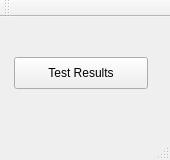
<?xml version="1.0" encoding="UTF-8"?>
<ui version="4.0">
 <class>MainWindow</class>
 <widget class="QMainWindow" name="MainWindow">
  <property name="geometry">
   <rect>
    <x>0</x>
    <y>0</y>
    <width>170</width>
    <height>160</height>
   </rect>
  </property>
  <property name="minimumSize">
   <size>
    <width>170</width>
    <height>160</height>
   </size>
  </property>
  <property name="maximumSize">
   <size>
    <width>170</width>
    <height>160</height>
   </size>
  </property>
  <property name="windowTitle">
   <string>Radio Buttons</string>
  </property>
  <widget class="QWidget" name="centralWidget">
   <widget class="QWidget" name="layoutWidget">
    <property name="geometry">
     <rect>
      <x>20</x>
      <y>78</y>
      <width>122</width>
      <height>20</height>
     </rect>
    </property>
    <layout class="QHBoxLayout" name="horizontalLayout_2">
     <item>
      <widget class="QRadioButton" name="radioButton_3">
       <property name="text">
        <string>Cats</string>
       </property>
      </widget>
     </item>
     <item>
      <widget class="QRadioButton" name="radioButton_4">
       <property name="text">
        <string>Dogs</string>
       </property>
      </widget>
     </item>
    </layout>
   </widget>
   <widget class="QPushButton" name="pushButton">
    <property name="geometry">
     <rect>
      <x>14</x>
      <y>40</y>
      <width>134</width>
      <height>32</height>
     </rect>
    </property>
    <property name="text">
     <string>Test Results</string>
    </property>
   </widget>
   <widget class="QWidget" name="layoutWidget_2">
    <property name="geometry">
     <rect>
      <x>20</x>
      <y>10</y>
      <width>122</width>
      <height>20</height>
     </rect>
    </property>
    <layout class="QHBoxLayout" name="horizontalLayout">
     <item>
      <widget class="QRadioButton" name="radioButton">
       <property name="text">
        <string>Mark</string>
       </property>
      </widget>
     </item>
     <item>
      <widget class="QRadioButton" name="radioButton_2">
       <property name="text">
        <string>John</string>
       </property>
      </widget>
     </item>
    </layout>
   </widget>
  </widget>
  <widget class="QMenuBar" name="menuBar">
   <property name="geometry">
    <rect>
     <x>0</x>
     <y>0</y>
     <width>170</width>
     <height>22</height>
    </rect>
   </property>
  </widget>
  <widget class="QToolBar" name="mainToolBar">
   <attribute name="toolBarArea">
    <enum>TopToolBarArea</enum>
   </attribute>
   <attribute name="toolBarBreak">
    <bool>false</bool>
   </attribute>
  </widget>
  <widget class="QStatusBar" name="statusBar"/>
 </widget>
 <layoutdefault spacing="6" margin="11"/>
 <resources/>
 <connections/>
</ui>
